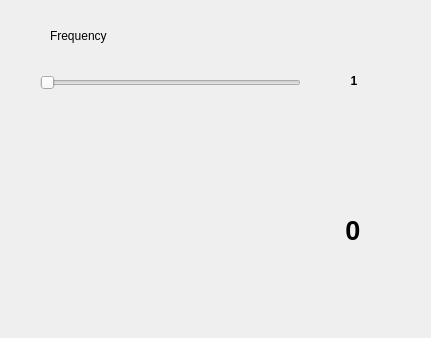
<?xml version="1.0" encoding="UTF-8"?>
<ui version="4.0">
 <class>Gui</class>
 <widget class="QWidget" name="Gui">
  <property name="geometry">
   <rect>
    <x>0</x>
    <y>0</y>
    <width>431</width>
    <height>338</height>
   </rect>
  </property>
  <property name="windowTitle">
   <string>Gui</string>
  </property>
  <widget class="QLabel" name="led_25">
   <property name="geometry">
    <rect>
     <x>320</x>
     <y>210</y>
     <width>51</width>
     <height>41</height>
    </rect>
   </property>
   <property name="font">
    <font>
     <pointsize>20</pointsize>
     <weight>75</weight>
     <bold>true</bold>
    </font>
   </property>
   <property name="toolTip">
    <string>&lt;html&gt;&lt;head/&gt;&lt;body&gt;&lt;p align=&quot;center&quot;&gt;&lt;span style=&quot; font-size:24pt;&quot;&gt;0&lt;/span&gt;&lt;/p&gt;&lt;/body&gt;&lt;/html&gt;</string>
   </property>
   <property name="text">
    <string>  0</string>
   </property>
   <property name="alignment">
    <set>Qt::AlignCenter</set>
   </property>
  </widget>
  <widget class="QSlider" name="horizontalSlider">
   <property name="geometry">
    <rect>
     <x>40</x>
     <y>70</y>
     <width>261</width>
     <height>26</height>
    </rect>
   </property>
   <property name="minimum">
    <number>1</number>
   </property>
   <property name="maximum">
    <number>10</number>
   </property>
   <property name="orientation">
    <enum>Qt::Horizontal</enum>
   </property>
   <property name="tickInterval">
    <number>1</number>
   </property>
  </widget>
  <widget class="QLabel" name="label">
   <property name="geometry">
    <rect>
     <x>50</x>
     <y>20</y>
     <width>131</width>
     <height>31</height>
    </rect>
   </property>
   <property name="text">
    <string>Frequency</string>
   </property>
  </widget>
  <widget class="QLabel" name="freqLabel">
   <property name="geometry">
    <rect>
     <x>320</x>
     <y>70</y>
     <width>68</width>
     <height>22</height>
    </rect>
   </property>
   <property name="font">
    <font>
     <weight>75</weight>
     <bold>true</bold>
    </font>
   </property>
   <property name="text">
    <string>1</string>
   </property>
   <property name="alignment">
    <set>Qt::AlignCenter</set>
   </property>
  </widget>
 </widget>
 <layoutdefault spacing="6" margin="11"/>
 <resources/>
 <connections>
  <connection>
   <sender>horizontalSlider</sender>
   <signal>valueChanged(int)</signal>
   <receiver>freqLabel</receiver>
   <slot>setNum(int)</slot>
   <hints>
    <hint type="sourcelabel">
     <x>201</x>
     <y>85</y>
    </hint>
    <hint type="destinationlabel">
     <x>367</x>
     <y>84</y>
    </hint>
   </hints>
  </connection>
 </connections>
</ui>
